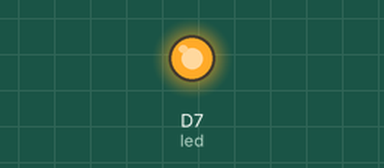
Recording of a sketch running on a simulated ESP8266 (NodeMCU). Parts: output pins drawn as LEDs (lit = HIGH).

Above: at 1.1 s.
At 6.9 s:
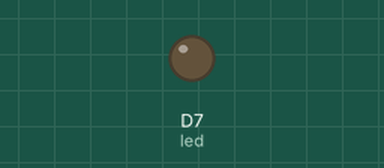
Timing chart, 0 to 10.3 s (numbered marks = the images above):
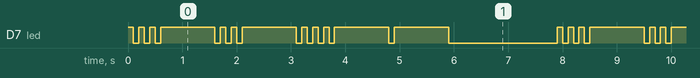

Measured:
- by itself, D7 (led): moves between LOW and HIGH, repeating every 7.9 s
- by itself, everything shown: repeats every 7.9 s, in 12 steps

The sketch:

firstapp.ino
```cpp
int led = D7; //initialize led2 to D7 pin


void setup() //setup function
{

    pinMode(led, OUTPUT); //modify led2 to give output light (on/off)

}

void loop() //loop function
{

    //for light on (.) delays for 100 milliseconds
    //for light off also delays for 100 milliseconds
    //for light on but (_) delays for 1000 milliseconds


    //V(..._)

    digitalWrite(led, HIGH);
    delay(100);


    digitalWrite(led, LOW);
    delay(100);


    digitalWrite(led, HIGH);
    delay(100);


    digitalWrite(led, LOW);
    delay(100);


    digitalWrite(led, HIGH);
    delay(100);


    digitalWrite(led, LOW);
    delay(100);


    digitalWrite(led, HIGH);
    delay(1000);


    digitalWrite(led, LOW);
    delay(100);


    //I(..)

    digitalWrite(led, HIGH);
    delay(100);


    digitalWrite(led, LOW);
    delay(100);

    digitalWrite(led, HIGH);
    delay(100);


    digitalWrite(led, LOW);
    delay(100);


    //N(_.)

    digitalWrite(led, HIGH);
    delay(1000);


    digitalWrite(led, LOW);
    delay(100);


    digitalWrite(led, HIGH);
    delay(100);


    digitalWrite(led, LOW);
    delay(100);

    //U(.._)

    digitalWrite(led, HIGH);
    delay(100);


    digitalWrite(led, LOW);
    delay(100);


    digitalWrite(led, HIGH);
    delay(100);


    digitalWrite(led, LOW);
    delay(100);


    digitalWrite(led, HIGH);
    delay(1000);


    digitalWrite(led, LOW);
    delay(100);

    //T(_)

    digitalWrite(led, HIGH);
    delay(1000);


    digitalWrite(led, LOW);
    delay(2000);  //but for the last light off delays for 2000 millisecons because it is the gab between ending point and starting point


}
```
